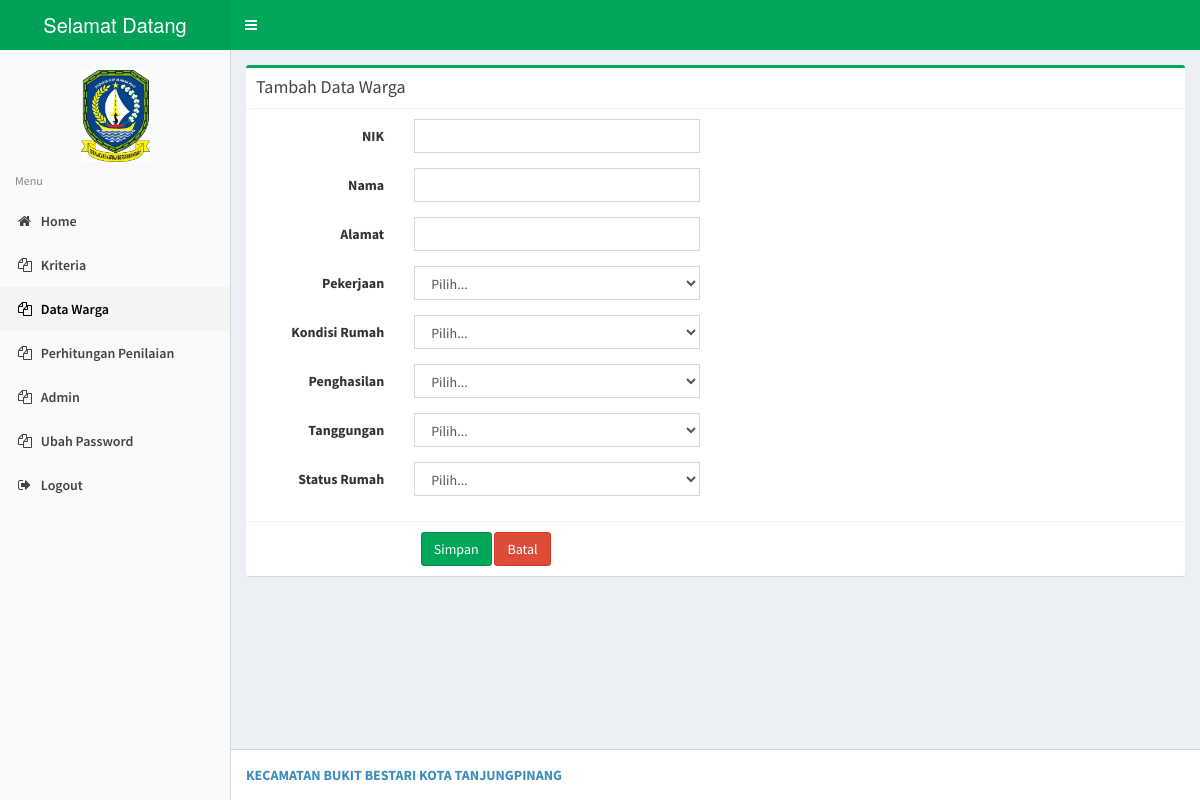
/index.php/alternatif/tambah, run on the app's committed database.
### tables this page shows
CREATE TABLE `kriteria` (
  `id_kriteria` int(5) NOT NULL,
  `kode_kriteria` varchar(5) NOT NULL,
  `nama_kriteria` varchar(50) NOT NULL,
  `bobot` int(5) NOT NULL,
  `tipe` enum('cost','benefit') NOT NULL
);

### application/controllers/Alternatif.php (called while the page is built, shortened)
<?php
class Alternatif extends CI_Controller
{
    public function __construct()
    {
        $this->load->helper('form');
        $this->load->library('form_validation');
        $this->load->model('alternatif_model');
        $this->load->model('kriteria_model');
        $this->load->model('subkriteria_model');
    }
    public function tambah()
    {
        $this->form_validation->set_rules(
            'NIK',
            'NIK',
            'is_unique[alternatif.NIK]',
            array('is_unique' => '%s sudah ada')
        );
        if ($this->form_validation->run() === FALSE) {
            $query = $this->kriteria_model->get_all();
            $data['query'] = $query->result();
            foreach ($data['query'] as $row) {
                $query2 = $this->subkriteria_model->get_by_id_kriteria($row->id_kriteria);
                $data['sub'][$row->id_kriteria] = $query2->result();
            }
            $this->load->view('alternatif/tambah', $data);
        }
    }
}

### index.php (called while the page is built, shortened)
<?php
require_once BASEPATH.'core/CodeIgniter.php';

### application/models/Kriteria_model.php (called while the page is built, shortened)
<?php
class Kriteria_model extends CI_Model
{
    public function get_all()
    {
        return $this->db->get('kriteria');
    }
}

### application/views/alternatif/tambah.php (the view, shortened to what this page needs)
<div class="box box-success">
    <div class="box-header with-border">
        <h3 class="box-title">Tambah Data Warga</h3>
    </div>
    <form class="form-horizontal" action="<?php echo site_url('alternatif/tambah'); ?>" method="post">
        <div class="box-body">
            <div class="form-group">
                <label for="NIK" class="col-sm-2 control-label">NIK</label>
                <div class="col-sm-4">
                    <input name="NIK"  class="form-control" required type="text" value="<?php echo set_value('NIK'); ?>">
                </div>
            </div>
            <div class="form-group">
                <label for="nama_alternatif" class="col-sm-2 control-label">Nama</label>
                <div class="col-sm-4">
                    <input name="nama_alternatif" id="nama_alternatif" class="form-control" required type="text" value="<?php echo set_value('nama_alternatif'); ?>">
                </div>
            </div>
            <div class="form-group">
                <label for="alamat" class="col-sm-2 control-label">Alamat</label>
                <div class="col-sm-4">
                    <input name="alamat" id="alamat" class="form-control" required type="text" value="<?php echo set_value('alamat'); ?>">
                </div>
            </div>
            <?php foreach ($query as $row): ?>
            <div class="form-group">
                <label for="kriteria<?php echo $row->id_kriteria; ?>" class="col-sm-2 control-label"><?php echo $row->nama_kriteria; ?></label>
                <div class="col-sm-4">
                    <select class="form-control" name="kriteria<?php echo $row->id_kriteria; ?>" required>
                        <option value="">Pilih...</option>
                    </select>
                </div>
            </div>
            <?php endforeach; ?>
        </div>
        <div class="box-footer">
            <div class="text-center col-sm-6">
                <button type="submit" name="save" class="btn btn-success">Simpan</button>
                <a href="<?php echo site_url('alternatif'); ?>" class="btn btn-danger">Batal</a>
            </div>
        </div>
    </form>
</div>

### data on the page
kriteria: nama_kriteria "Pekerjaan"
kriteria: nama_kriteria "Kondisi Rumah"
kriteria: nama_kriteria "Penghasilan"
kriteria: nama_kriteria "Tanggungan"
kriteria: nama_kriteria "Status Rumah"
